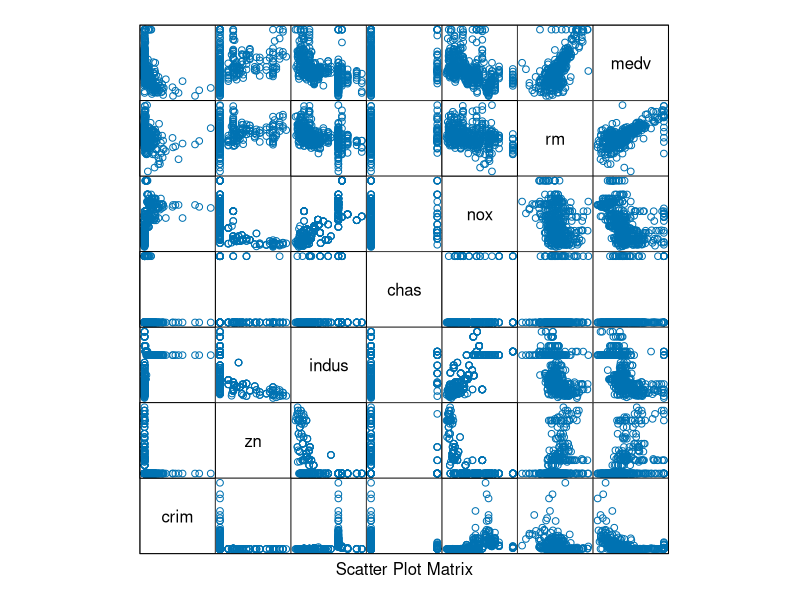
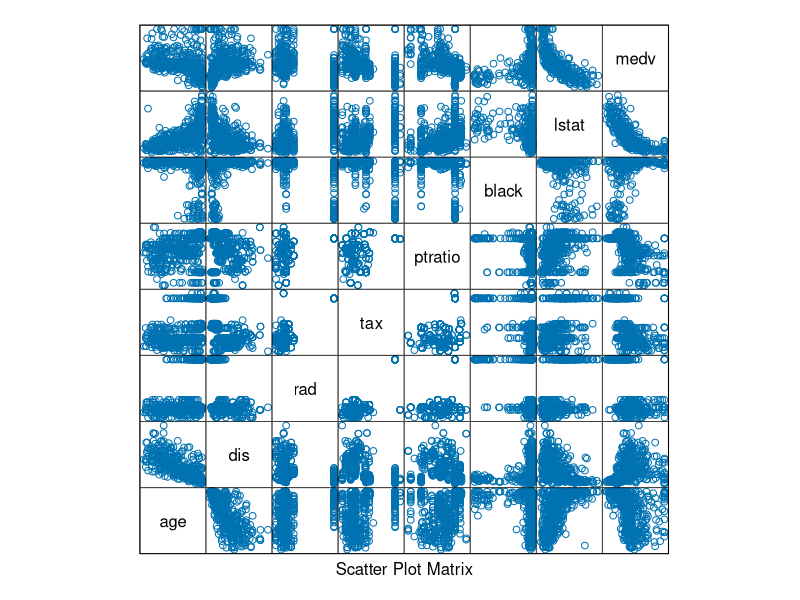
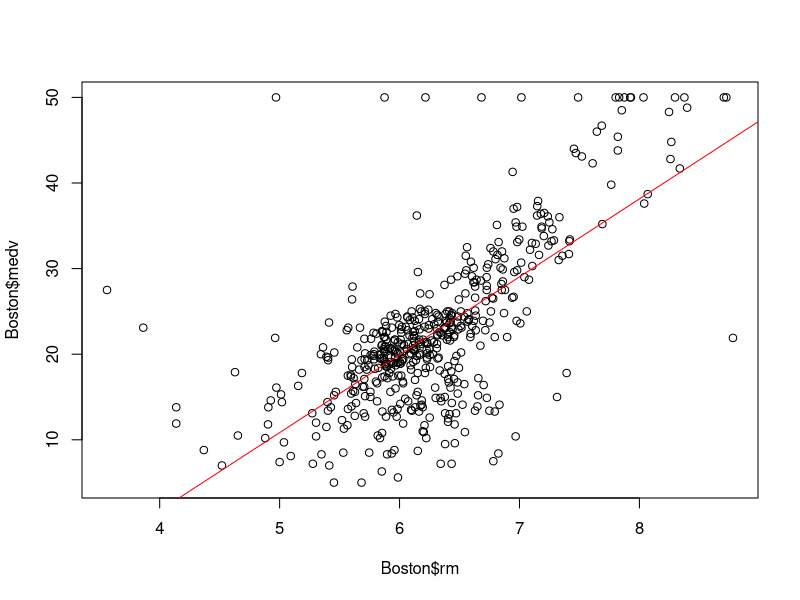
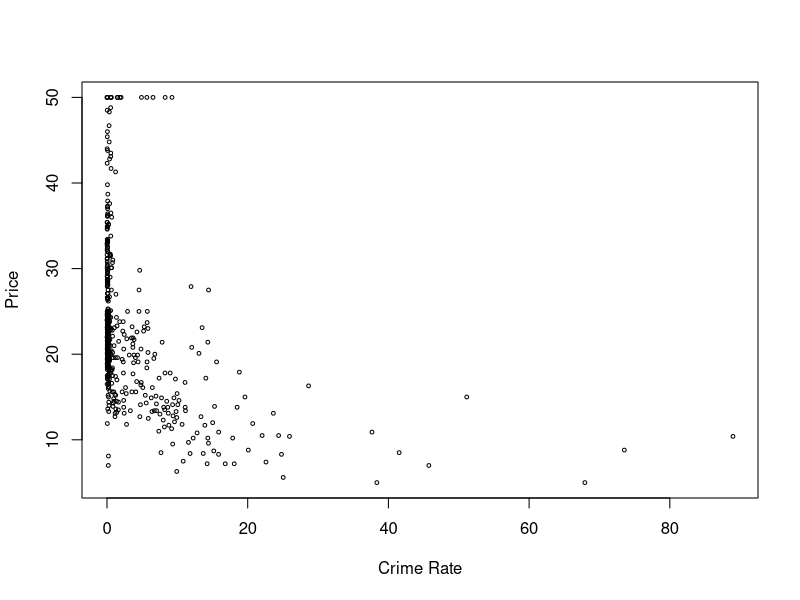
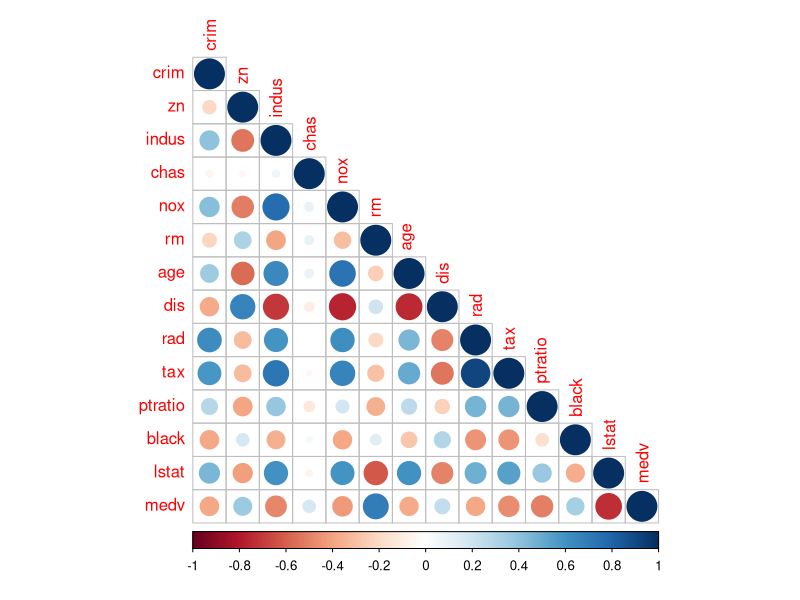
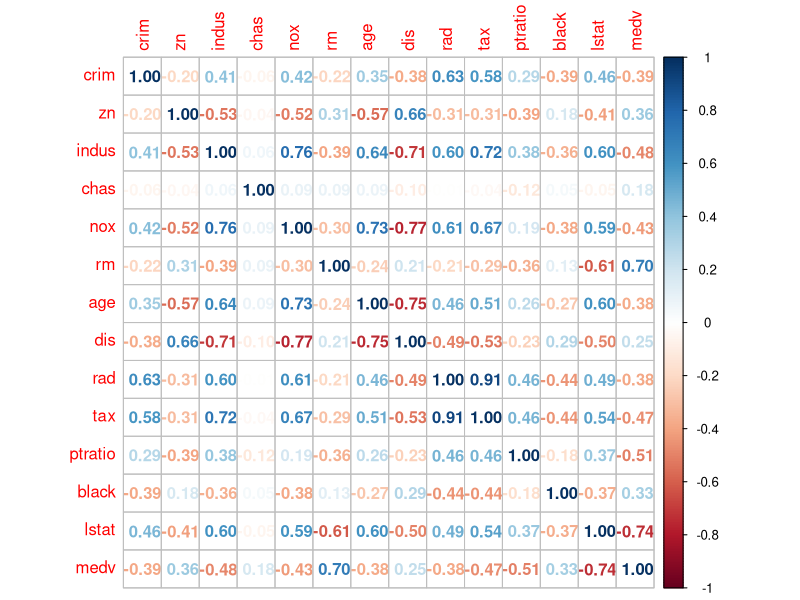
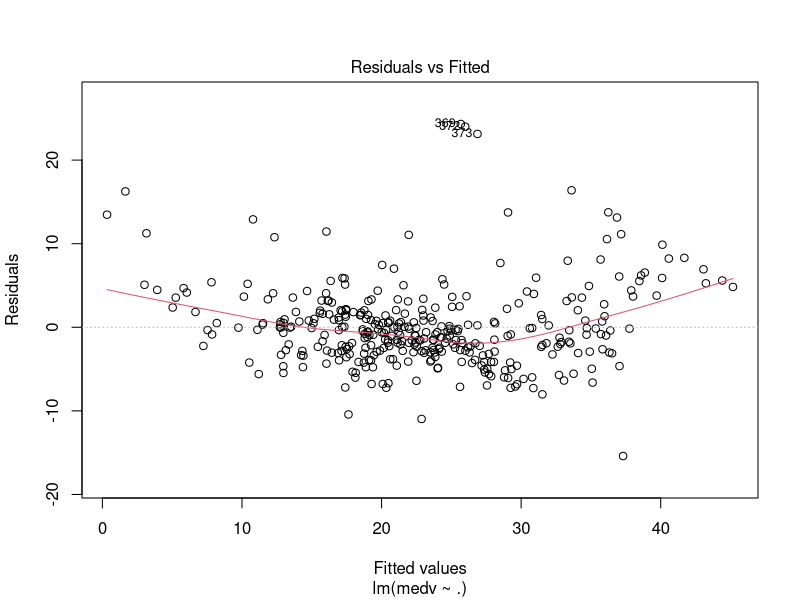
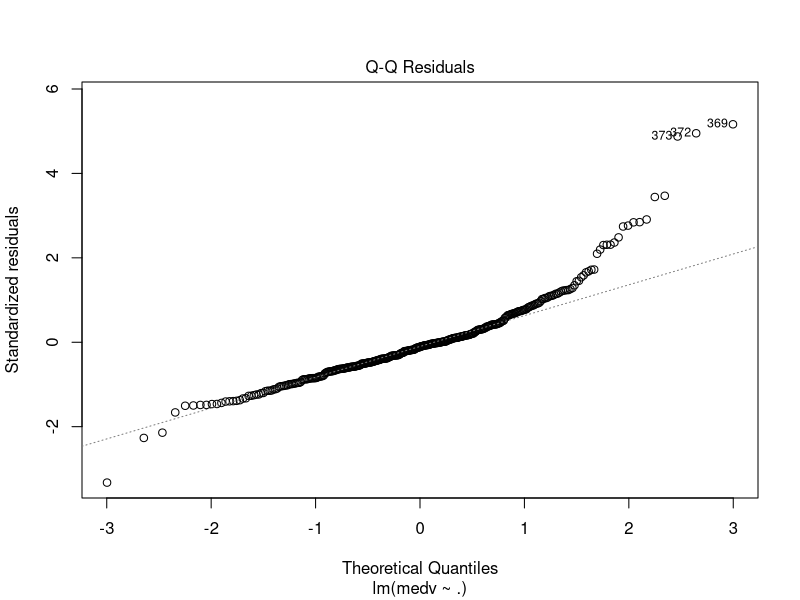

Write R code to recreate these figures, in order.
setwd("D:/Backup/Term - 2/Machine Learning/Algorithms/")

# Import necessary libraries
library(MASS)
data("Boston")

# We will split the data into training and test datasets
set.seed(2)
library(caTools) # sample.split function is present in this package

split <- sample.split(Boston$medv,
                      SplitRatio = 0.7)
# We divided the data with the ratio of 70, 30
split

training_data <- subset(Boston,
                        split == "TRUE")
test_data <- subset(Boston,
                    split == "FALSE")

# Let's find the relation among all the variables through scatteplot
library(lattice)
splom(~Boston[c(1:6, 14)],
      groups = NULL,
      data = Boston,
      axis.line.tck = 0,
      axis.text.alpha = 0)
splom(~Boston[c(7:14)],
      groups = NULL,
      data = Boston,
      axis.line.tck = 0,
      axis.text.alpha = 0)
# The plot shows positive linear trend between rm(average no of rooms)
# and medv(value of home)
# No relevant relationship between indus(proportion on non-retail business)
# and medv
# Studying rm and medv
plot(Boston$rm, Boston$medv)
abline(lm(Boston$medv ~ Boston$rm), col = "red")

# Correlation analysis
cr <- cor(Boston)
library(corrplot)
plot(Boston$crim,
     Boston$medv,
     cex = 0.5,
     xlab = "Crime Rate",
     ylab = "Price")
corrplot(cr,
         type = "lower")
corrplot(cr,
         method = "number")

# Variance Inflation Factor(VIF)
library(car)
model <- lm(medv~.,
            data = training_data)
vif(model)

# Let's find the equation representing the best fit line
summary(model)
plot(model)

# Now let's build a model with the help of training set using the 
# code below, here we will using all variables excluding tax
model <- lm(medv ~ crim +
              zn +
              chas +
              nox +
              rm +
              dis +
              rad +
              ptratio +
              black +
              lstat,
            data = training_data)
summary(model)

# Now we can use our model to predict the output of testing dataset
# We can use the following code for predicting the output
pred <- predict(model, test_data)

# For comparing these values we can use plots
# Here we plot a line graph where green line represents the actual price
# and blue line represents the predicted value
plot(test_data$medv, 
     type = "l",
     lty = 1.8,
     col = "green")
lines(pred,
      type = "l",
      col = "blue")
